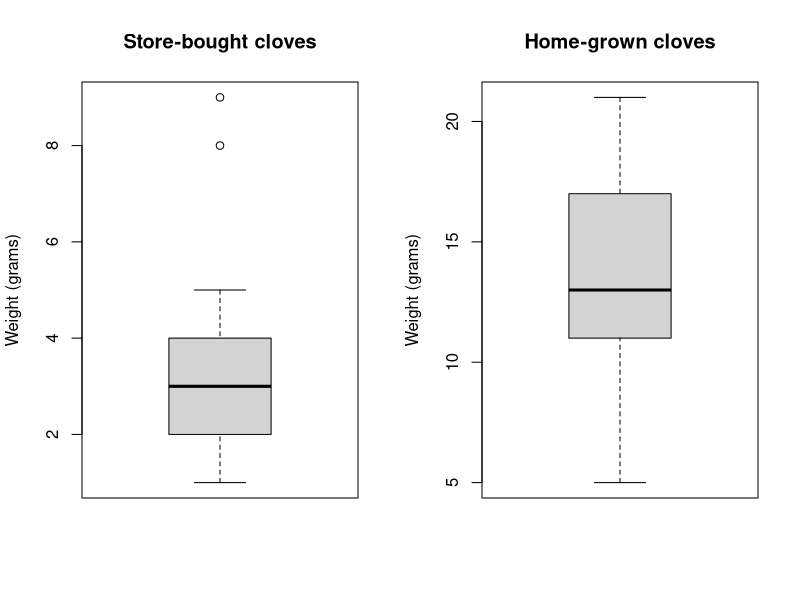
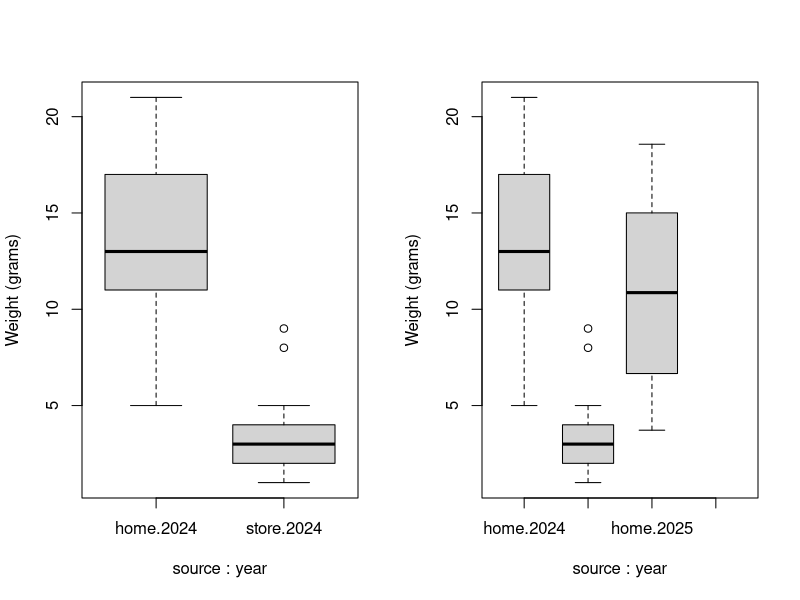

Recreate these plots in R, in order.
## ---- chunk 1
knitr::opts_chunk$set(echo = TRUE, warning = FALSE, message = FALSE)
## ---- chunk 2
home_grams <- c(8, 17, 14, 20, 13, 13, 11, 15, 11,
                10, 19, 19, 19, 13, 17, 13, 15, 11,
                12, 19, 14, 13, 21, 8, 5, 13, 12, 13,
                17, 9, 8, 17, 9, 20, 7, 13)
## ---- chunk 3
options(digits = 2) #set precision of printed numbers
summary(home_grams)
## ---- chunk 4
store_grams <- c(5, 2, 4, 3, 3, 8, 4, 3, 9, 4, 3, 2,
                 4, 4, 2, 2, 2, 3, 2, 2, 1, 1, 1)
summary(store_grams)
## ---- chunk 5
par(mfrow = c(1, 2)) #frame plots in 1 row w/ 2 cols
boxplot(store_grams, ylab = "Weight (grams)")
title("Store-bought cloves")
boxplot(home_grams, ylab = "Weight (grams)")
title("Home-grown cloves")
## ---- chunk 6
garlic_data <- data.frame(weight = c(home_grams, store_grams),
                          year = rep(2024, times = length(c(home_grams,
                                                            store_grams))),
                          source = c(rep("home", times = length(home_grams)),
                                     rep("store", times = length(store_grams))))

head(garlic_data)
tail(garlic_data)
## ---- chunk 7
garlic_formula <- weight ~ source + year
## ---- chunk 8
boxplot(data = garlic_data, garlic_formula, ylab = "Weight (grams)")
aggregate(data = garlic_data, garlic_formula,
          FUN = summary, digits = 2) #digits is passed to the summary function
## ---- chunk 9
#create example future data set
example_future <- data.frame("weight" = runif(25, 1, 20),
                             "year" = rep(2025, times = 25),
                             "source" = rep("home", times = 25)
)


#append future data to past data
updated_garlic <- rbind(garlic_data, example_future)

#see how updating the data updates the plot without changing the code
boxplot(data = updated_garlic, garlic_formula, ylab = "Weight (grams)")
## ---- chunk 10
require("dplyr")
keep_data <- updated_garlic %>%
  filter(source == "home" & year == 2024) %>%
  select(!source)

## ---- chunk 11
summary(keep_data)
